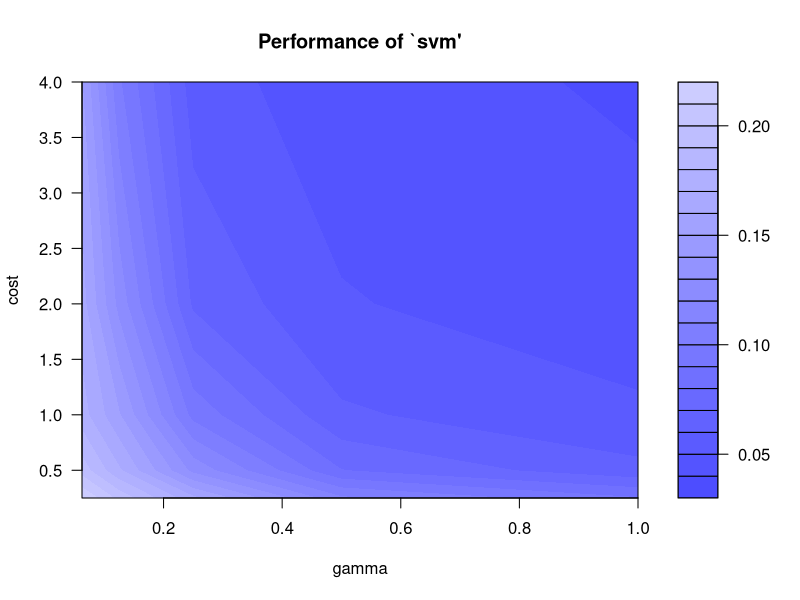

The R script that drew this image:
library('e1071')
#Training
f = function(x) log(x)+cos(x)
x = seq(0.1,5,by=0.05)
y = f(x)+rnorm(x,sd=0.2)
svmmodel = svm(x,y)
print(svmmodel)

#Parameter Tuning
tunemodel = tune.svm(x,y,gamma=2^(-4:0),cost=2^(-2:2))
tunemodel
plot(tunemodel)



##Classification
#training & test
library(e1071)
library(rpart)
data(Glass, package = "mlbench")
index <- 1:nrow(Glass)
testindex <- sample(index, trunc(length(index)/3))
testset <- Glass[testindex, ]
trainset <- Glass[-testindex, ]

svm.model <- svm(Type ~ ., data = trainset, cost = 100, gamma = 1)
svm.pred <- predict(svm.model, testset[, -10])

rpart.model <- rpart(Type ~ ., data = trainset)
rpart.pred <- predict(rpart.model, testset[, -10], type = "class")

table(pred = svm.pred, true = testset[, 10])
table(pred = rpart.pred, true = testset[, 10])


##Non-linear ε-Regression
library(e1071)
library(rpart)
data(Ozone, package = "mlbench")
index <- 1:nrow(Ozone)
testindex <- sample(index, trunc(length(index)/3))
testset <- na.omit(Ozone[testindex, -3])
trainset <- na.omit(Ozone[-testindex, -3])
svm.model <- svm(V4 ~ ., data = trainset, cost = 1000, gamma = 1e-04)
svm.pred <- predict(svm.model, testset[, -3])
crossprod(svm.pred - testset[, 3])/length(testindex)
rpart.model <- rpart(V4 ~ ., data = trainset)
rpart.pred <- predict(rpart.model, testset[, -3])
crossprod(rpart.pred - testset[, 3])/length(testindex)